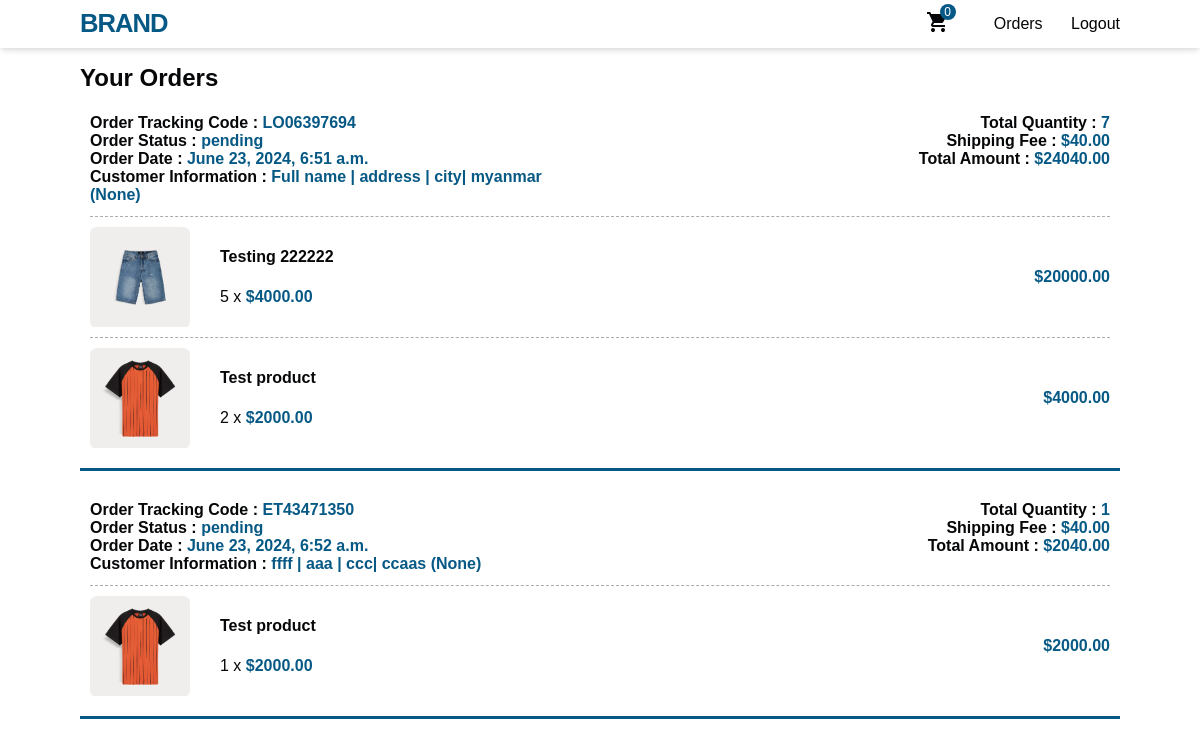
/orders (signed in), run on the app's committed database.
### app/models.py (models this page shows, shortened)
class Order(models.Model):
    STATUS = (  # ? TUPLES like Enums
        ('pending', 'PENDING'),
        ('process', 'PROCESS'),
        ('complete', 'COMPLETE'),
        ('reject', 'REJECT'),
    )
    id = models.UUIDField(
        primary_key=True,
        default=uuid.uuid4,
        editable=False
    )
    user = models.ForeignKey(User, on_delete=models.CASCADE)
    status = models.CharField(choices=STATUS, max_length=30, default='pending')
    total_quantity = models.PositiveIntegerField()
    total_amount = models.DecimalField(max_digits=12, decimal_places=2)
    shipping_fee = models.DecimalField(max_digits=12, decimal_places=2, default=0)
    tracking_code = models.CharField(max_length=10, unique=True, blank=True)
    ordered_at = models.DateTimeField(auto_now_add=True)
    note = models.TextField(null=True)
    full_name = models.CharField(max_length=50,null=True)
    address = models.TextField(null=True)
    city = models.CharField(max_length=50,null=True)
    country = models.CharField(max_length=50,null=True)
    postcode = models.IntegerField(null=True)
    @property
    def order_products(self):
        return self.orderproduct_set.all()

class OrderProduct(models.Model):
    user = models.ForeignKey(User, on_delete=models.CASCADE)
    order = models.ForeignKey(Order, on_delete=models.CASCADE)
    product = models.ForeignKey(Product, on_delete=models.CASCADE)
    quantity = models.PositiveIntegerField()
    price = models.DecimalField(max_digits=10, decimal_places=2)
    @property
    def total_price(self):
        return self.quantity * self.product.price

class Product(models.Model):
    id = models.UUIDField(
        primary_key=True,
        default=uuid.uuid4,
        editable=False
    )
    name = models.CharField(max_length=100)
    description = models.TextField(null=True)
    price = models.DecimalField(max_digits=10, decimal_places=2)
    discount_price = models.DecimalField(max_digits=10, decimal_places=2,default=0)
    stock = models.IntegerField()
    available = models.BooleanField(default=True)
    category = models.ForeignKey(Category, on_delete=models.CASCADE)
    created_at = models.DateTimeField(auto_now_add=True)
    updated_at = models.DateTimeField(auto_now=True)
    image = models.ImageField(upload_to='product', null=True)

### app/views.py (the view)
# urls.py: path("orders", views.OrderView.as_view(), name="orders"),
class OrderView(LoginRequiredMixin, View):
    login_url = '/accounts/login'
    def get(self, request, *args, **kwargs):
        cart_count = get_cart_count(request)
        orders = Order.objects.filter(user=request.user).prefetch_related('orderproduct_set__product')
        return render(request, "app/orders.html", locals())

### app/views.py (called while the page is built)
def get_cart_count(request):
    user = request.user
    if request.user.is_authenticated:
        cart_count = Cart.objects.filter(user=user).aggregate(total_quantity=Sum('quantity'))['total_quantity']
        if cart_count is None:
            cart_count = 0
    else:
        cart_count = 0
    return cart_count

### app/templates/app/orders.html
{% extends "base.html" %} {% load static %} {% block content %}
<section class="w-full main-container">
  <h1>Your Orders</h1>
  {% if orders %}
  <ul class="order-list mt-12">
    {% for order in orders %}
    <li class="order-item">
      <div class="flex-col">
        <div class="order-head grid-two-container space-between font-bold">
          <div>
            <p>Order Tracking Code : <span class="primary-color">{{order.tracking_code}}</span></p>
            <p>Order Status : <span class="primary-color">{{order.status}}</span></p>
            <p>Order Date : <span class="primary-color">{{order.ordered_at}}</span></p>
            <p>Customer Information :
                <span class="primary-color">
                    {{order.full_name}} | {{order.address}} | {{order.city}}| {{order.country}} ({{order.postcode}})
                </span>
            </p>
          </div>
          <div class="order-detail-right">
            <p class="">Total Quantity : <span class="primary-color">{{order.total_quantity}}</span></p>
            <p class="">Shipping Fee : <span class="primary-color">${{order.shipping_fee}}</span></p>
            <p class="">Total Amount : <span class="primary-color">${{order.total_amount}}</span></p>
          </div>
        </div>
        <div class="order-body pt-12">
          {% for order_product in order.order_products.all %}
          <div class="cart border-t-dash-gray">
            <div class="cart-left">
              <img
                src="{{ order_product.product.image.url }}"
                alt="{{ order_product.product.name }}"
                class=""
              />
            </div>
            <div class="cart-right">
              <div class="product-d">
                <p class="font-bold">{{order_product.product.name}}</p>
                <p>
                  <span
                    >{{order_product.quantity}}</span
                  >
                  x
                  <span class="primary-color font-bold"
                    >${{order_product.price}}</span
                  >
                </p>
              </div>
              <p><span class="font-bold primary-color">${{order_product.total_price}}</span></p>
            </div>
          </div>
          {% endfor %}
        </div>
      </div>
    </li>
    {% endfor %}
  </ul>
  {% else %}
  <div class="no-orders">
    <p>No orders found.</p>
  </div>
  {% endif %}
</section>
{% endblock content %}

### app/templates/base.html (shortened to what this page needs)
{% load static %}
<!DOCTYPE html>
<html lang="en">
  <head>
    <link href="{% static 'css/app.css' %}" rel="stylesheet" type="text/css" />
  </head>
  <body>
    <header class="header" id="header">
      <section class="wrapper container">
        <a href="{% url 'index' %}" class="brand">Brand</a>
        <div class="flex-items-center gap-20">
          <a href="{% url 'show_cart' %}" class="cart-container">
            <div class="count">{{cart_count}}</div>
          </a>
          <nav class="navbar" id="navbar">
            <ul class="menu" id="menu">
              {% if user.is_authenticated %}
              <li class="menu-item">
                <a href="{% url 'orders' %}" class="menu-link">
                  Orders
                </a>
              </li>
              <li class="menu-item">
                <div class="menu-link">
                  <form method="post" action="{% url 'logout' %}">
                    <button type="submit" style="font-size:1rem">Logout</button>
                  </form>
                </div>
              </li>
              {% else %}
              <li class="menu-item">
                <a href="{% url 'login' %}" class="menu-link">
                  Login
                </a>
              </li>
              {% endif %}
            </ul>
          </nav>
        </div>
      </section>
    </header>
    <main>
      {% block content %}{% endblock %}
    </main>
  </body>
</html>

### app/static/css/app.css (style rules this page uses)
* { padding: 0; margin: 0; box-sizing: border-box; list-style: none; text-decoration: none; scroll-behavior: smooth; font-family: "Poppins", sans-serif; -webkit-font-smoothing: antialiased; -moz-osx-font-smoothing: grayscale; text-rendering: optimizeLegibility; }
:root { --primary-color: #075985; --black-color: #060709; --white-color: #fff; --max-width: 1080px; --h1-font: 5.5rem; --h2-font: 3.5rem; --p-font: 1rem; --gray-100: #f3f4f5; --gray-300: #ababab; --small-border-radius: 6px; --grid-gap: 1.5rem; --shadow-small: 0 1px 3px 0 rgba(0, 0, 0, 0.1), 0 1px 2px 0 rgba(0, 0, 0, 0.06); --shadow-medium: 0 4px 6px -1px rgba(0, 0, 0, 0.1), 0 2px 4px -1px rgba(0, 0, 0, 0.06); --shadow-large: 0 10px 15px -3px rgba(0, 0, 0, 0.1), 0 4px 6px -2px rgba(0, 0, 0, 0.05); }
body { background-color: var(--bg-color); color: var(--black-color); }
main { padding-top: 2.75rem; }
a, button { cursor: pointer; border: none; outline: none; user-select: none; background: none; box-shadow: none; }
img, video { display: block; max-width: 100%; height: auto; object-fit: cover; }
.container { max-width: 75rem; height: auto; margin: 0 auto; padding: 0 1.25rem; }
.brand { font-family: inherit; font-size: 1.6rem; font-weight: 700; line-height: 1.25; letter-spacing: -1px; text-transform: uppercase; color: var(--primary-color); }
.header { position: fixed; top: 0; left: 0; width: 100%; height: auto; z-index: 100; margin: 0 auto; box-shadow: var(--shadow-medium); background-color: var(--white-color); }
.wrapper { max-width: var(--max-width); display: flex; align-items: center; justify-content: space-between; column-gap: 1rem; row-gap: 2rem; width: 100%; height: 3rem; margin: 0 auto; }
.menu-item { position: relative; display: inline-block; margin-left: 1.5rem; }
.menu-link { position: relative; display: flex; justify-content: center; align-items: center; column-gap: 0.25rem; font-family: inherit; font-size: 1rem; font-weight: 500; line-height: inherit; cursor: pointer; text-transform: capitalize; color: var(--black-color); transition: all 0.3s ease-in-out; }
.cart-container { position: relative; color: var(--black-color); }
.gap-20 { gap: 20px; }
.count { position: absolute; z-index: 10; top: -6px; right: -6px; width: 16px; height: 16px; background-color: var(--primary-color); display: flex; justify-content: center; align-items: center; color: white; border-radius: 100%; font-size: 12px; }
.main-container { max-width: var(--max-width); margin: auto; padding: 20px; }
.order-detail-right { text-align: end; }
.flex-col { display: flex; flex-direction: column; }
.flex-items-center { display: flex; align-items: center; }
.pt-12 { padding-top: 12px; }
.w-full { width: 100%; }
.primary-color { color: var(--primary-color); }
.grid-two-container { display: grid; grid-template-columns: repeat(2, 1fr); gap: var(--grid-gap); }
.cart { display: flex; padding: 10px 0; gap: 30px; align-items: center; }
.border-t-dash-gray { border-top: 1px dashed var(--gray-300); }
.cart-left { flex-shrink: 0; }
.cart-left img { width: 100px; height: 100px; }
.cart-right { position: relative; display: flex; flex: 1 1 0%; align-items: center; justify-content: space-between; }
.font-bold { font-weight: 700; }
.product-d { display: flex; flex-direction: column; line-height: 2.5; }
.space-between { justify-content: space-between; }
.mt-12 { margin-top: 12px; }
.order-list { list-style-type: none; padding: 0; }
.order-item { padding: 10px; border-bottom: 3px solid var(--primary-color); margin-bottom: 20px; }
@media (max-width: 1500px) { :root { --h1-font: 4.8rem; --h2-font: 2.8rem; --p-font: 15px; } }

### data on the page
Order: tracking_code "LO06397694", status "pending", ordered_at "June 23, 2024, 6:51 a.m.", full_name "Full name", address "address", city "city", country "myanmar", postcode "None", total_quantity "7", shipping_fee "40.00", total_amount "24040.00"
OrderProduct: product.image (picture), product.name "Testing 222222", quantity "5", price "4000.00", total_price "20000.00"
OrderProduct: product.image (picture), product.name "Test product", quantity "2", price "2000.00", total_price "4000.00"
Order: tracking_code "ET43471350", status "pending", ordered_at "June 23, 2024, 6:52 a.m.", full_name "ffff", address "aaa", city "ccc", country "ccaas", postcode "None", total_quantity "1", shipping_fee "40.00", total_amount "2040.00"
OrderProduct: product.image (picture), product.name "Test product", quantity "1", price "2000.00", total_price "2000.00"

### other printed values
{{ cart_count }} "0"
